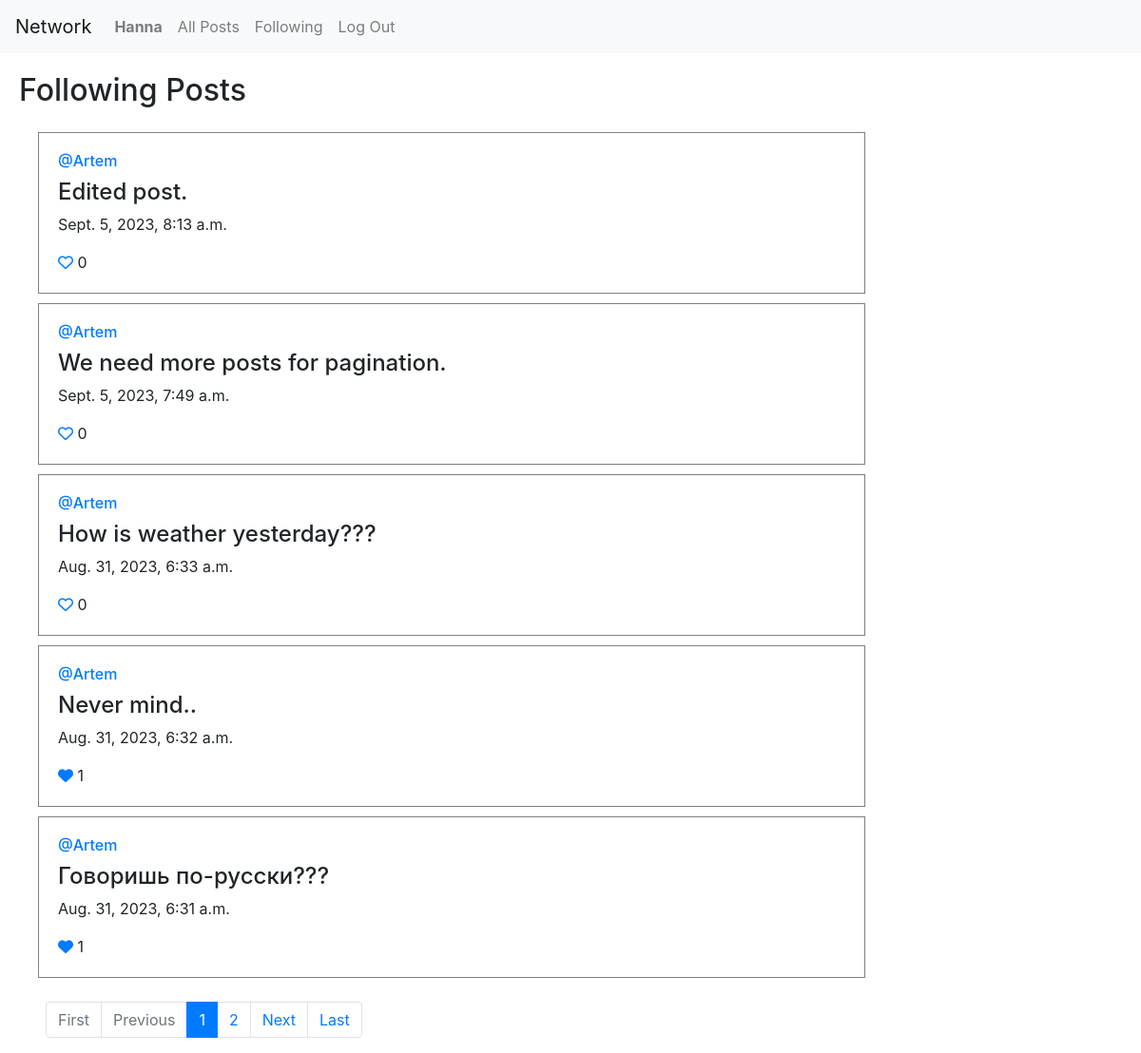
The page /following (signed in) on the database its author committed.
### network/models.py (models this page shows, shortened)
class User(AbstractUser):
    pass

class Post(models.Model):
    content = models.TextField(max_length=200)
    user = models.ForeignKey(User, on_delete=models.CASCADE, related_name='author')
    date = models.DateTimeField(auto_now_add=True)
    likes = models.ManyToManyField(User, related_name='post_likes', blank=True)
    def number_of_likes(self):
        return self.likes.count()

### network/views.py (the view)
# urls.py: path("following", views.following, name="following"),
def following(request):
    currentUser = User.objects.get(pk=request.user.id)
    following_users = Follow.objects.filter(user=currentUser)
    allPosts = Post.objects.all().order_by("id").reverse()
    following_posts = []
    for post in allPosts:
        for fuser in following_users:
            if fuser.user_follower == post.user:
                following_posts.append(post)
    paginator = Paginator(following_posts, posts_per_page)
    page_number = request.GET.get('page')
    page_posts = paginator.get_page(page_number)
    a_f_posts = len(following_posts)
    return render(request, "network/following.html", {
        "page_posts": page_posts,
        "a_f_posts": a_f_posts
        })

### network/templates/network/following.html (shortened to what this page needs)
{% extends "network/layout.html" %}
{% block body %}
    <h2>Following Posts</h2>
    <div class="all-posts">
        {% for post in page_posts %}
            <div class="my-post">
                <h6 class="username" ><a href="{% url 'profile' user_id=post.user.id %}">@{{ post.user }}</a></h6>
                <h4 class="my-content">{{ post.content }}</h4>
                <p class="date">{{ post.date }}</p>
                {% if user.is_authenticated %}
                    {% if user == post.user %}
                        <a href="" class="card-link {% if post.number_of_likes > 0 %} fas {%else%} far {% endif %} fa-heart"></a>
                        {{ post.number_of_likes }}
                    {% else %}
                        {% if user in post.likes.all %}
                            <a href="{% url 'like' post.id %}" class="card-link fas fa-heart"></a>
                        {% else %}
                            <a href="{% url 'like' post.id %}" class="card-link far fa-heart"></a>
                        {% endif %}
                        <a id="likes_counter">{{ post.number_of_likes }}</a>
                    {% endif %}
                {% endif %}
            </div>
        {% endfor %}
    </div>
    <nav aria-label="Page navigation example">
      <ul class="pagination mx-5">
        {% if page_posts.has_previous %}
            <li class="page-item"><a class="page-link" href="?page=1">First</a></li>
            <li class="page-item"><a class="page-link" href="?page={{ page_posts.previous_page_number }}">Previous</a></li>
        {% else %}
            <li class="page-item disabled"><a class="page-link">First</a></li>
            <li class="page-item disabled"><a class="page-link">Previous</a></li>
        {% endif %}
        {% for pg in page_posts.paginator.page_range %}
        {% if pg == page_posts.number %}
        <li class="page-item active" aria-current="page">
            <span class="page-link" id="pg_num">
            {{ pg }}
            </span>
        </li>
        {% elif pg < page_posts.number|add:3 and pg > page_posts.number|add:-3 %}
        <li class="page-item">
            <a class="page-link pagination-green-inactive" href="{{GET_params.urlencode}}?page={{ pg }}">{{ pg }}</a>
        </li>
        {% endif %}
        {% endfor %}
        {% if page_posts.has_next %}
            <li class="page-item"><a class="page-link" href="?page={{ page_posts.next_page_number }}">Next</a></li>
            <li class="page-item"><a class="page-link" href="?page={{ page_posts.paginator.num_pages }}">Last</a></li>
        {% else %}
            <li class="page-item disabled"><a class="page-link">Next</a></li>
            <li class="page-item disabled"><a class="page-link">Last</a></li>
        {% endif %}
      </ul>
    </nav>
{% endblock %}

### network/templates/network/layout.html (shortened to what this page needs)
{% load static %}
<!DOCTYPE html>
<html lang="en">
    <head>
        <link rel="stylesheet" href="https://stackpath.bootstrapcdn.com/bootstrap/4.4.1/css/bootstrap.min.css">
        <link href="{% static 'network/styles.css' %}" rel="stylesheet">
    </head>
    <body>
        <nav class="navbar navbar-expand-lg navbar-light bg-light">
            <a class="navbar-brand" href="{% url 'index' %}">Network</a>
            <div>
              <ul class="navbar-nav mr-auto">
                {% if user.is_authenticated %}
                    <li class="nav-item">
                        <a class="nav-link" href="{% url 'profile' user_id=user.id %}"><strong>{{ user.username }}</strong></a>
                    </li>
                {% endif %}
                <li class="nav-item">
                  <a class="nav-link" href="{% url 'index' %}">All Posts</a>
                </li>
                {% if user.is_authenticated %}
                    <li class="nav-item">
                        <a class="nav-link" href="{% url 'following' %}">Following</a>
                    </li>
                    <li class="nav-item">
                        <a class="nav-link" href="{% url 'logout' %}">Log Out</a>
                    </li>
                {% endif %}
              </ul>
            </div>
          </nav>
        <div class="body">
            {% block body %}
            {% endblock %}
        </div>
    </body>
</html>

### network/static/network/styles.css (style rules this page uses)
h2 { margin: 20px; }
.all-posts { display: flex; flex-direction: column; justify-content: flex-start; margin: 20px; }
.my-post { border: grey solid 1px; padding: 20px; margin: 5px 20px; width: 75%; }

### rows shown on the page
User: username "Hanna"
Post: user "Artem", content "Edited post.", date "Sept. 5, 2023, 8:13 a.m.", number_of_likes "0"
Post: user "Artem", content "We need more posts for pagination.", date "Sept. 5, 2023, 7:49 a.m.", number_of_likes "0"
Post: user "Artem", content "How is weather yesterday???", date "Aug. 31, 2023, 6:33 a.m.", number_of_likes "0"
Post: user "Artem", content "Never mind..", date "Aug. 31, 2023, 6:32 a.m.", number_of_likes "1"
Post: user "Artem", content "Говоришь по-русски???", date "Aug. 31, 2023, 6:31 a.m.", number_of_likes "1"

### other values the page prints
{{ pg }} "1"
{{ pg }} "2"
